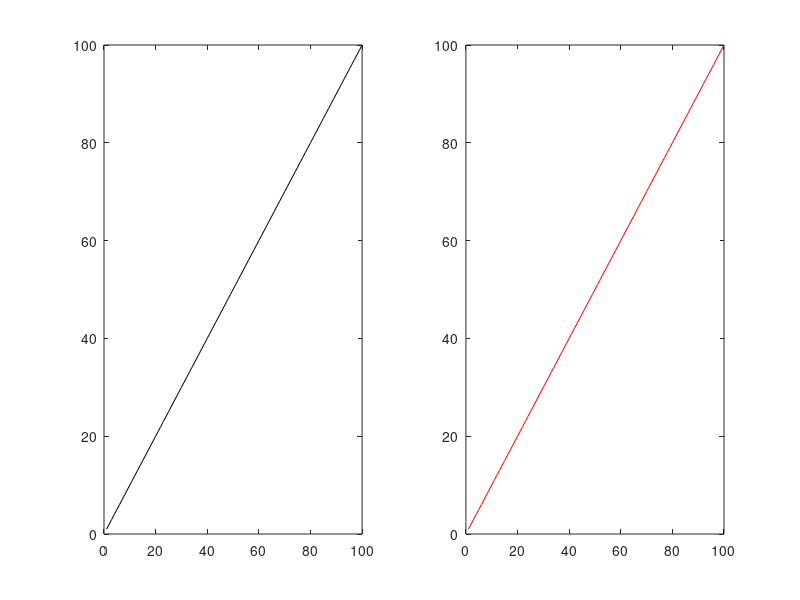

MATLAB code to generate this figure:
function differentNum_stud1soln2_soln
    subplot(1, 2, 1);
    plot(1:100, 1:100, 'k');
    subplot(1, 2, 2);
    plot(1:100, 1:100, 'r');
end